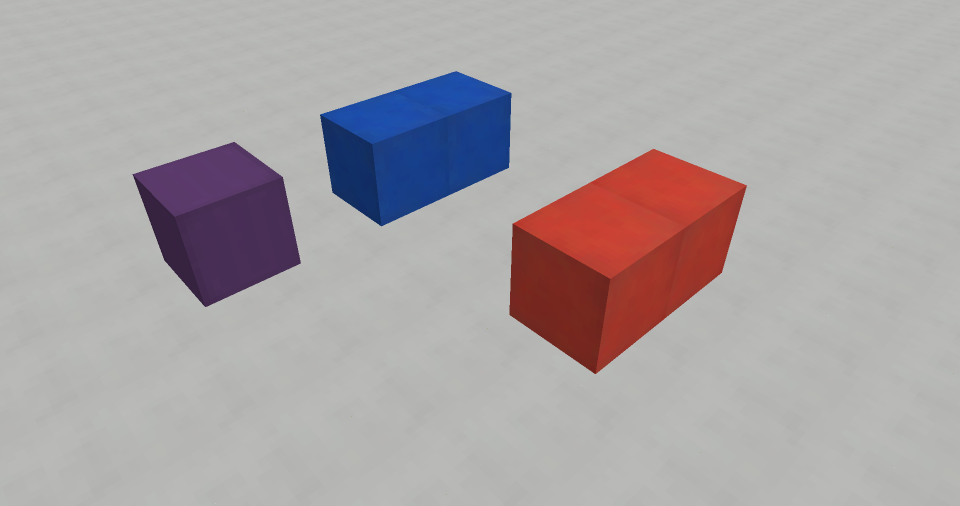
#> input picture l1/v2/minecraft7.png, 1920 x 1011 px (shown at 1/2 size)
$ python show_plot.py
#> lines starting #> are read from the running program, lines starting #| are printed output that depends on the picture
import cv2
import numpy as np
import plotly.graph_objects as go

IMAGE    = 'minecraft7.png'
PHI      = 20       # must match what was used when solving
VIS_STEP = 2        # increase to reduce point count and speed up plot

original = cv2.imread(IMAGE)
#> original is the input picture: shape (1011, 1920, 3); mean B, G, R 165.9, 164, 170.2
original = cv2.resize(original, (800, 600))
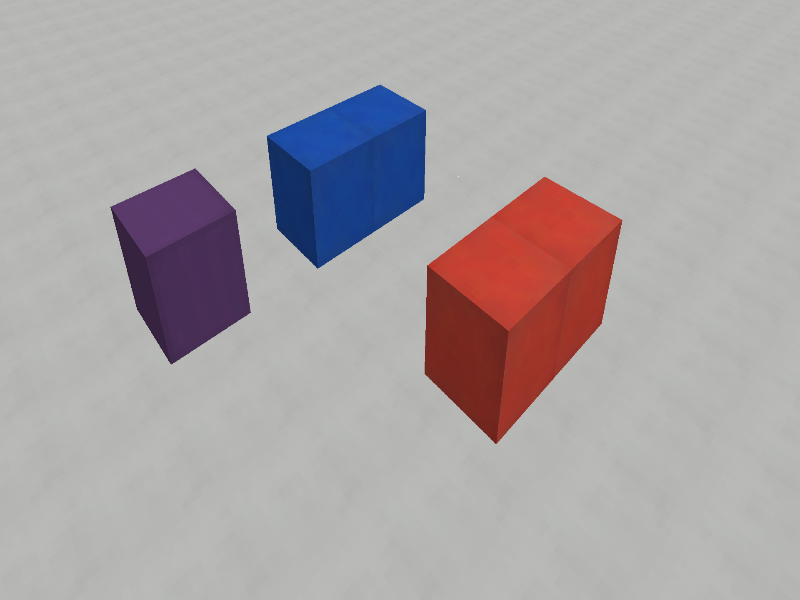
#> original: shape (600, 800, 3); mean B, G, R 165.9, 163.9, 170.2
height, width = original.shape[:2]
#> height = 600; width = 800

#> (the run stopped early here; a loop or call above may not have finished)
